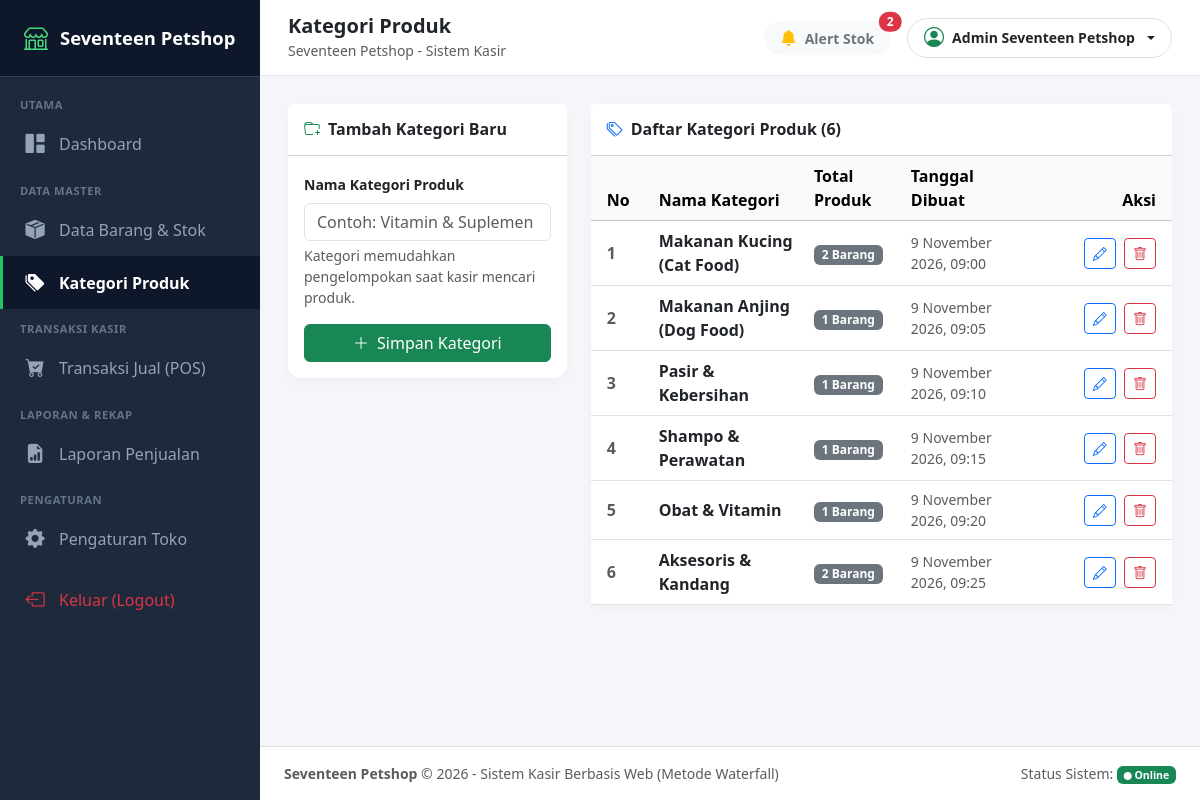
/module/kategori/index.php (signed in), run on the app's committed database.
### tables this page shows
CREATE TABLE `toko` (
  `id_toko` int(11) NOT NULL,
  `nama_toko` varchar(255) NOT NULL,
  `alamat_toko` text NOT NULL,
  `tlp` varchar(50) NOT NULL,
  `nama_pemilik` varchar(255) NOT NULL
);

CREATE TABLE `kategori` (
  `id_kategori` int(11) NOT NULL,
  `nama_kategori` varchar(255) NOT NULL,
  `tgl_input` varchar(50) NOT NULL
);

### module/kategori/index.php (the view, shortened to what this page needs)
<?php
$pageTitle = 'Kategori Produk';
$activeMenu = 'kategori';
require_once __DIR__ . '/../../includes/header.php';
$stmtList = $pdo->query("
    SELECT k.*, COUNT(b.id) as total_produk
    FROM kategori k
    LEFT JOIN barang b ON k.id_kategori = b.id_kategori
    GROUP BY k.id_kategori, k.nama_kategori, k.tgl_input
    ORDER BY k.id_kategori ASC
");
$kategoriList = $stmtList->fetchAll();
?>
<div class="row g-4">
    <div class="col-lg-4">
        <div class="card card-custom">
            <div class="card-header bg-white py-3">
                <h6 class="card-title mb-0 fw-bold text-dark"><i class="bi bi-folder-plus text-success me-2"></i>Tambah Kategori Baru</h6>
            </div>
            <div class="card-body">
                <form action="" method="POST">
                    <div class="mb-3">
                        <label class="form-label small fw-semibold">Nama Kategori Produk</label>
                        <input type="text" name="nama_kategori" class="form-control" placeholder="Contoh: Vitamin & Suplemen" required>
                        <div class="form-text small">Kategori memudahkan pengelompokan saat kasir mencari produk.</div>
                    </div>
                    <button type="submit" class="btn btn-success w-100">
                        <i class="bi bi-plus-lg me-1"></i> Simpan Kategori
                    </button>
                </form>
            </div>
        </div>
    </div>
    <div class="col-lg-8">
        <div class="card card-custom">
            <div class="card-header bg-white py-3 d-flex justify-content-between align-items-center">
                <h6 class="card-title mb-0 fw-bold text-dark"><i class="bi bi-tags text-primary me-2"></i>Daftar Kategori Produk (<?= count($kategoriList) ?>)</h6>
            </div>
            <div class="card-body p-0">
                <div class="table-responsive">
                    <table class="table table-hover align-middle mb-0">
                        <thead class="table-light">
                            <tr>
                                <th class="ps-3" style="width: 60px;">No</th>
                                <th>Nama Kategori</th>
                                <th>Total Produk</th>
                                <th>Tanggal Dibuat</th>
                                <th class="text-end pe-3" style="width: 150px;">Aksi</th>
                            </tr>
                        </thead>
                        <tbody>
                            <?php if (empty($kategoriList)): ?>
                                <tr>
                                    <td colspan="5" class="text-center text-muted py-4">Belum ada kategori yang terdaftar.</td>
                                </tr>
                            <?php else: ?>
                                <?php $no = 1; foreach ($kategoriList as $k): ?>
                                <tr>
                                    <td class="ps-3 fw-bold text-muted"><?= $no++ ?></td>
                                    <td class="fw-semibold text-dark"><?= htmlspecialchars($k['nama_kategori']) ?></td>
                                    <td><span class="badge bg-secondary"><?= $k['total_produk'] ?> Barang</span></td>
                                    <td class="small text-muted"><?= htmlspecialchars($k['tgl_input']) ?></td>
                                    <td class="text-end pe-3">
                                        <button class="btn btn-sm btn-outline-primary me-1" data-bs-toggle="modal" data-bs-target="#modalEdit<?= $k['id_kategori'] ?>">
                                            <i class="bi bi-pencil"></i>
                                        </button>
                                        <a href="?hapus=<?= $k['id_kategori'] ?>" class="btn btn-sm btn-outline-danger" onclick="return confirm('Hapus kategori <?= addslashes(htmlspecialchars($k['nama_kategori'])) ?>?')">
                                            <i class="bi bi-trash"></i>
                                        </a>
                                    </td>
                                </tr>
                                <?php endforeach; ?>
                            <?php endif; ?>
                        </tbody>
                    </table>
                </div>
            </div>
        </div>
    </div>
</div>
<?php require_once __DIR__ . '/../../includes/footer.php'; ?>

### includes/header.php (shortened to what this page needs)
<?php
require_once __DIR__ . '/../config/config.php';
$stmtToko = $pdo->query("SELECT * FROM toko LIMIT 1");
$toko = $stmtToko->fetch() ?: ['nama_toko' => 'Seventeen Petshop'];
$countAlertStok = $pdo->query("SELECT COUNT(*) FROM barang WHERE stok <= stok_minimum")->fetchColumn();
$pageTitle = $pageTitle ?? 'Dashboard Kasir';
$activeMenu = $activeMenu ?? 'dashboard';
?>
<!DOCTYPE html>
<html lang="id">
<head>
    <link href="<?= BASE_URL ?>assets/css/bootstrap.min.css" rel="stylesheet">
    <link href="<?= BASE_URL ?>assets/css/bootstrap-icons.min.css" rel="stylesheet">
</head>
<body>
    <div class="d-flex">
        <?php include_once __DIR__ . '/sidebar.php'; ?>
        <div id="main-content" class="w-100">
            <header class="topbar d-flex justify-content-between align-items-center">
                <div class="d-flex align-items-center gap-3">
                    <div class="page-header">
                        <h5 class="mb-0 fw-bold text-dark"><?= htmlspecialchars($pageTitle) ?></h5>
                        <small class="text-muted d-none d-sm-inline"><?= htmlspecialchars($toko['nama_toko']) ?> - Sistem Kasir</small>
                    </div>
                </div>
                <div class="d-flex align-items-center gap-3">
                    <a href="<?= BASE_URL ?>module/barang/index.php?filter=menipis" class="btn btn-light position-relative rounded-pill px-3 py-1 text-secondary" title="Peringatan Stok Menipis">
                        <i class="bi bi-bell-fill text-warning"></i>
                        <span class="ms-1 small fw-bold">Alert Stok</span>
                        <?php if ($countAlertStok > 0): ?>
                            <span class="position-absolute top-0 start-100 translate-middle badge rounded-pill bg-danger">
                                <?= $countAlertStok ?>
                            </span>
                        <?php endif; ?>
                    </a>
                    <div class="dropdown">
                        <button class="btn btn-outline-light text-dark dropdown-toggle d-flex align-items-center gap-2 border py-1 px-3 rounded-pill" type="button" data-bs-toggle="dropdown">
                            <i class="bi bi-person-circle fs-5 text-success"></i>
                            <span class="small fw-semibold"><?= htmlspecialchars($_SESSION['admin_name'] ?? 'Kasir') ?></span>
                        </button>
                    </div>
                </div>
            </header>
            <main class="content-body">

### includes/sidebar.php
<aside id="sidebar">
    <a href="<?= BASE_URL ?>dashboard.php" class="brand-logo">
        <i class="bi bi-shop"></i>
        <span><?= htmlspecialchars($toko['nama_toko']) ?></span>
    </a>
    <div class="py-2">
        <div class="nav-section">Utama</div>
        <a href="<?= BASE_URL ?>dashboard.php" class="nav-link <?= ($activeMenu === 'dashboard') ? 'active' : '' ?>">
            <i class="bi bi-grid-1x2-fill"></i>
            <span>Dashboard</span>
        </a>
        <div class="nav-section">Data Master</div>
        <a href="<?= BASE_URL ?>module/barang/index.php" class="nav-link <?= ($activeMenu === 'barang') ? 'active' : '' ?>">
            <i class="bi bi-box-seam-fill"></i>
            <span>Data Barang & Stok</span>
        </a>
        <a href="<?= BASE_URL ?>module/kategori/index.php" class="nav-link <?= ($activeMenu === 'kategori') ? 'active' : '' ?>">
            <i class="bi bi-tags-fill"></i>
            <span>Kategori Produk</span>
        </a>
        <div class="nav-section">Transaksi Kasir</div>
        <a href="<?= BASE_URL ?>module/transaksi/index.php" class="nav-link <?= ($activeMenu === 'transaksi') ? 'active' : '' ?>">
            <i class="bi bi-cart-check-fill"></i>
            <span>Transaksi Jual (POS)</span>
        </a>
        <div class="nav-section">Laporan & Rekap</div>
        <a href="<?= BASE_URL ?>module/laporan/index.php" class="nav-link <?= ($activeMenu === 'laporan') ? 'active' : '' ?>">
            <i class="bi bi-file-earmark-bar-graph-fill"></i>
            <span>Laporan Penjualan</span>
        </a>
        <div class="nav-section">Pengaturan</div>
        <a href="<?= BASE_URL ?>module/toko/index.php" class="nav-link <?= ($activeMenu === 'toko') ? 'active' : '' ?>">
            <i class="bi bi-gear-fill"></i>
            <span>Pengaturan Toko</span>
        </a>
        <a href="<?= BASE_URL ?>logout.php" class="nav-link text-danger mt-2" onclick="return confirm('Apakah Anda yakin ingin keluar dari sistem kasir?')">
            <i class="bi bi-box-arrow-left"></i>
            <span>Keluar (Logout)</span>
        </a>
    </div>
</aside>

### includes/footer.php (shortened to what this page needs)
            </main>
            <footer class="bg-white border-top py-3 px-4 text-center text-muted small mt-auto">
                <div class="d-flex justify-content-between align-items-center flex-wrap gap-2">
                    <div>
                        <strong><?= htmlspecialchars($toko['nama_toko']) ?></strong> &copy; <?= date('Y') ?> - Sistem Kasir Berbasis Web (Metode Waterfall)
                    </div>
                    <div>
                        <span>Status Sistem: <span class="badge bg-success"><i class="bi bi-circle-fill" style="font-size: 8px;"></i> Online</span></span>
                    </div>
                </div>
            </footer>
        </div>
    </div>
</body>
</html>

### includes/header.php (style rules this page uses)
:root { --pet-primary: #198754; --pet-secondary: #0d6efd; --pet-dark: #212529; --sidebar-width: 260px; }
body { font-family: 'Segoe UI', system-ui, -apple-system, sans-serif; background-color: #f4f6f9; min-height: 100vh; }
#sidebar { width: var(--sidebar-width); min-height: 100vh; background: #1e293b; color: #cbd5e1; position: fixed; top: 0; left: 0; z-index: 1000; transition: all 0.3s ease; }
#sidebar .brand-logo { padding: 1.25rem 1.5rem; background: #0f172a; color: #fff; display: flex; align-items: center; gap: 0.75rem; font-size: 1.15rem; font-weight: 700; text-decoration: none; border-bottom: 1px solid #334155; }
#sidebar .brand-logo i { color: #4ade80; font-size: 1.5rem; }
#sidebar .nav-section { padding: 0.75rem 1.25rem 0.25rem; font-size: 0.7rem; font-weight: 700; text-transform: uppercase; letter-spacing: 0.05em; color: #64748b; }
#sidebar .nav-link { color: #94a3b8; padding: 0.75rem 1.25rem; display: flex; align-items: center; gap: 0.75rem; font-weight: 500; transition: all 0.2s; border-left: 3px solid transparent; }
#sidebar .nav-link.active { color: #ffffff; background: #0f172a; border-left-color: #22c55e; font-weight: 600; }
#sidebar .nav-link i { font-size: 1.2rem; width: 24px; text-align: center; }
#main-content { margin-left: var(--sidebar-width); min-height: 100vh; display: flex; flex-direction: column; transition: all 0.3s ease; }
.topbar { background: #ffffff; border-bottom: 1px solid #e2e8f0; padding: 0.85rem 1.75rem; position: sticky; top: 0; z-index: 999; }
.content-body { padding: 1.75rem; flex: 1; }
.card-custom { border: none; border-radius: 0.85rem; box-shadow: 0 4px 12px rgba(0,0,0,0.03); background: #ffffff; }

### data on the page
toko: nama_toko "Seventeen Petshop"
kategori: nama_kategori "Makanan Kucing (Cat Food)", total_produk "2", tgl_input "9 November 2026, 09:00"
kategori: nama_kategori "Makanan Anjing (Dog Food)", total_produk "1", tgl_input "9 November 2026, 09:05"
kategori: nama_kategori "Pasir & Kebersihan", total_produk "1", tgl_input "9 November 2026, 09:10"
kategori: nama_kategori "Shampo & Perawatan", total_produk "1", tgl_input "9 November 2026, 09:15"
kategori: nama_kategori "Obat & Vitamin", total_produk "1", tgl_input "9 November 2026, 09:20"
kategori: nama_kategori "Aksesoris & Kandang", total_produk "2", tgl_input "9 November 2026, 09:25"

### other printed values
$pageTitle "Kategori Produk"
$countAlertStok "2"
$_SESSION['admin_name'] "Admin Seventeen Petshop"
count($kategoriList) "6"
